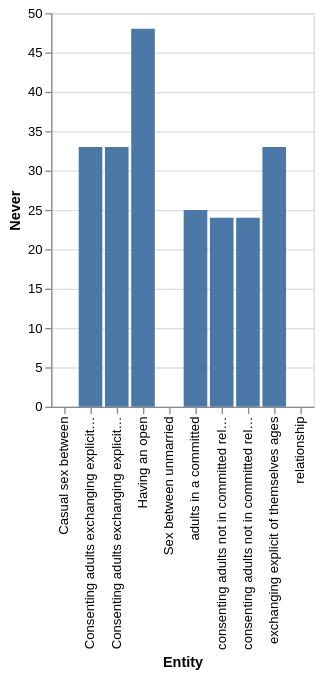

Express this chart as Vega-Lite.
### Vega-Lite specification from a JSON file in a GitHub repository (floating-point values rounded to 4 significant figures)
{"$schema": "https://vega.github.io/schema/vega-lite/v5.json", "description": "Bar chart auto-generated from CSV", "data": {"values": [{"Entity": "Having an open", "Never": 48}, {"Entity": "exchanging explicit of themselves ages", "Never": 33}, {"Entity": "Consenting adults exchanging explicit images of themselves", "Never": 33}, {"Entity": "Consenting adults exchanging explicit of themselves ges", "Never": 33}, {"Entity": "consenting adults not in committed relationship I", "Never": 24}, {"Entity": "consenting adults not in committed relationship a", "Never": 24}, {"Entity": "Casual sex between", "Never": 0}, {"Entity": "relationship", "Never": 0}, {"Entity": "adults in a committed", "Never": 25}, {"Entity": "Sex between unmarried", "Never": 0}]}, "mark": "bar", "encoding": {"x": {"field": "Entity", "type": "ordinal"}, "y": {"field": "Never", "type": "quantitative"}}}
